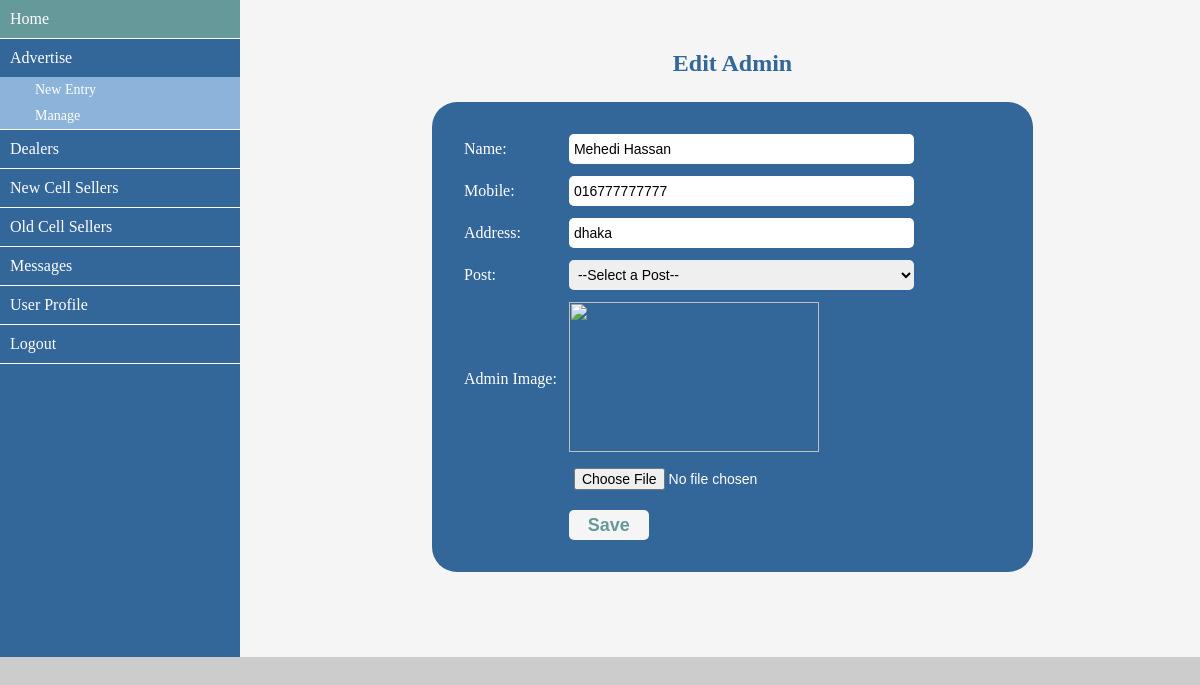
The page /admin/edit_admins.php?e=12 (signed in) on the database its author committed.
### tables this page shows
CREATE TABLE `md_admin` (
  `admin_id` int(10) NOT NULL,
  `admin_name` varchar(40) NOT NULL,
  `admin_mail` varchar(40) NOT NULL,
  `admin_pass` varchar(40) NOT NULL,
  `admin_cell` varchar(20) NOT NULL,
  `admin_address` varchar(20) NOT NULL,
  `admin_post` varchar(20) NOT NULL,
  `admin_image` varchar(100) NOT NULL
);

### admin/database.php (called while the page is built, shortened)
<?php
	$dbHost = "localhost";
	$dbUser = "root";
	$dbPass = "";
	$dbName = "db_md";
	$con = mysqli_connect($dbHost,$dbUser,$dbPass,$dbName);
	function selectData($query) {
		global $con;
		if ($con) {
			$result = mysqli_query($con,$query);
			if ($result) {
				return mysqli_fetch_assoc($result);
			} else {
				return false;
			}
		} else {
			echo "Database connection failed";
		}
	}
?>

### admin/edit_admins.php (the view, shortened to what this page needs)
<?php include_once('admin_sidebar.php'); ?>
		<div class="content">
			<div class="form_title cen">
				<h2>Edit Admin</h2>
			</div>
			<div class="product_form">
				<form action="" method="post">
					<table>
					<?php
						$id = $_GET['e'];
						$query = "SELECT * FROM md_admin WHERE admin_id='$id'";
						$result = selectData($query);
					?>
					<tr>
						<td>Name:</td>
						<td><input type="text" name="name" value="<?= $result['admin_name']; ?>"></td>
					</tr>
					<tr>
						<td>Mobile:</td>
						<td><input type="text" name="phone" value="<?= $result['admin_cell']; ?>"></td>
					</tr>
					<tr>
						<td>Address:</td>
						<td><input type="text" name="area" value="<?= $result['admin_address']; ?>"></td>
					</tr>
					<tr>
						<td>Post:</td>
						<td>
							<select name="post" style="width: 345px;">
								<option value="0">--Select a Post--</option>
							</select>
						</td>
					</tr>
					<tr>
						<td>Admin Image:</td>
						<td><img src="<?= $result['admin_image']; ?>" style="width: 250px; height: 150px;"></td>
					</tr>
					<tr>
						<td></td>
						<td><input type="file" name="photo"></td>
					</tr>
					<tr>
						<td></td>
						<td class="btn"><input type="submit" value="Save" onclick="submitForm(this)"></td>
					</tr>
				</table>
				</form>
			</div>
		</div>
	</div>
</body>
</html>

### admin/assets/css/style.css (style rules this page uses)
* { margin: 0px; padding: 0px; outline: 0; }
body { font-family: verdana; background-color: #ccc; }
.container .content { width: 80%; float: left; background-color: whitesmoke; height: 657px; }
.content .form_title { width: 60%; float: left; }
.form_title h2 { margin-top: 50px; padding-left: 25px; color: #336699; }
.content .product_form { width: 60%; margin-left: 20%; float: left; background-color: #336699; margin-top: 25px; padding-top: 25px; padding-bottom: 25px; padding-left: 25px; color: white; border-radius:25px; }
.product_form td { padding: 5px; }
.product_form input,select { width: 340px; height: 30px; font-size: 14px; border-radius: 5px; border: none; padding-left: 5px; }
.btn input { width: 80px; font-size: 18px; background-color: whitesmoke; color: #669999; cursor: pointer; padding: 2px; font-weight: bold; }
.content .cen { width: 100%; float: left; }
.cen h2 { text-align: center; }

### rows shown on the page
md_admin: name "Mehedi Hassan", phone "016777777777", area "dhaka"
